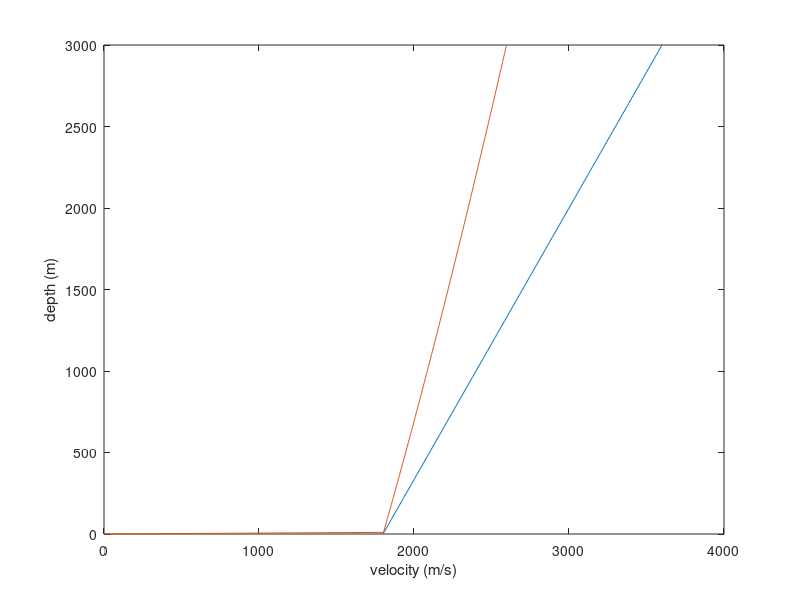

MATLAB code for this plot: (Note: this script raises an error after producing the figure.)
z=0:10:3000;v0=1800;c=.6;
%t=log(1+c*z/v0)/c;
v=v0+c*z;
vave=c*z./(log(1+c*z/v0)+100*eps);
plot(v,z,vave,z);xlabel('velocity (m/s)');ylabel('depth (m)')
flipy;axis([1800 3600 0 3000]);
ind=near(vave,2500);puttext(vave(ind+10),z(ind),'v_{ave}')
ind=near(v,3200);puttext(v(ind+10),z(ind),'v_{ins}')
bigfont(gca,1.8,1);
